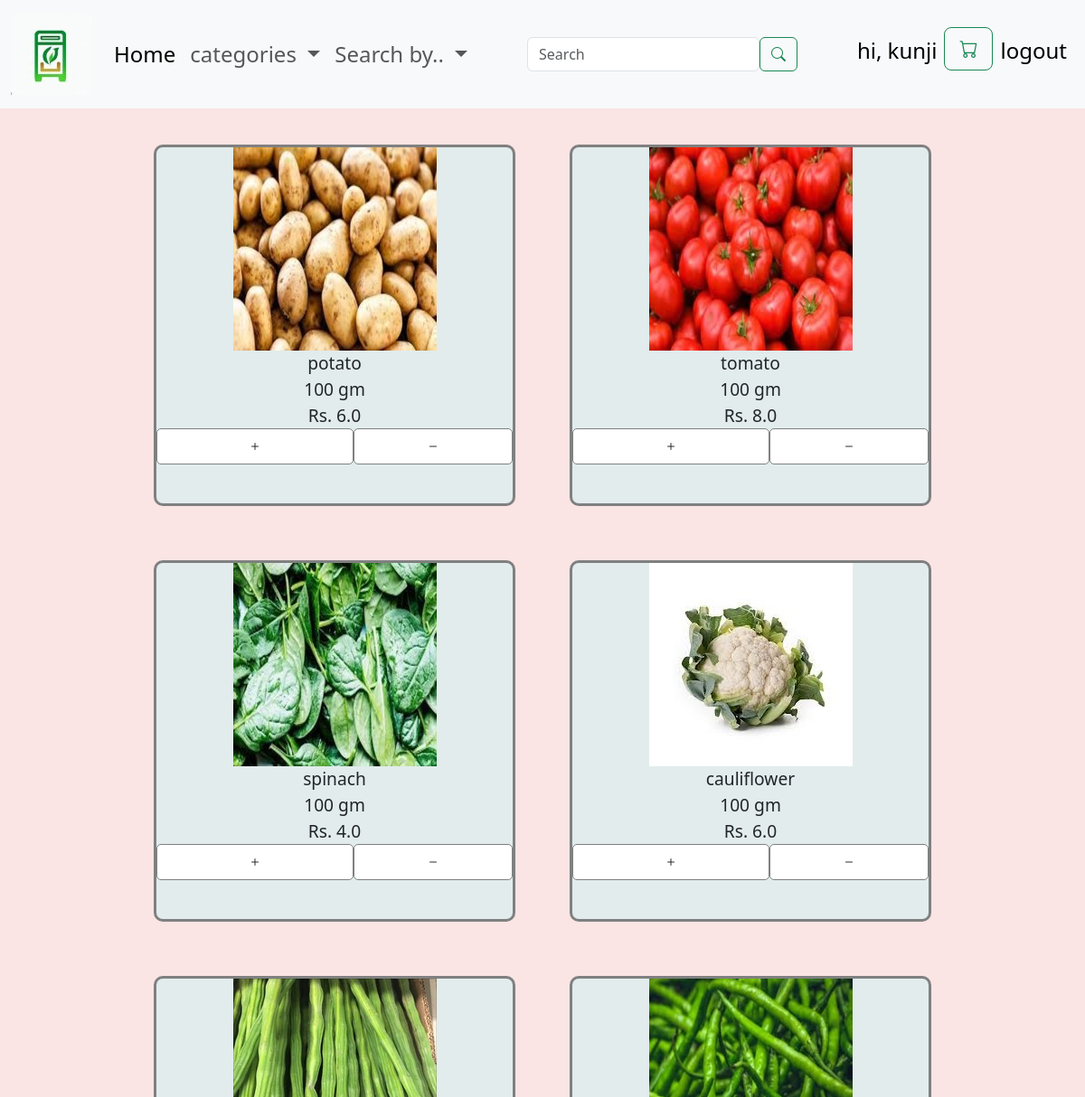
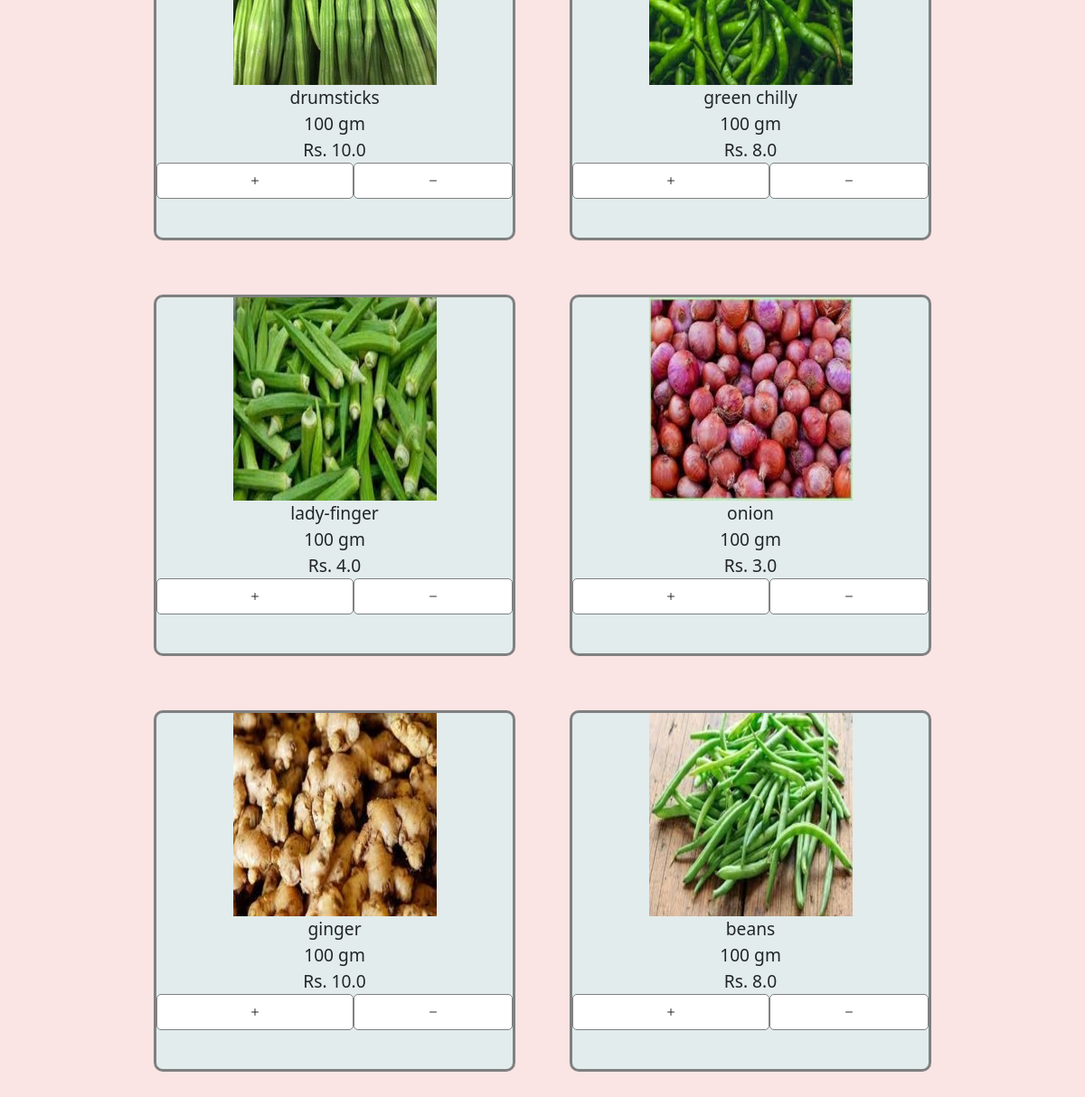
Page /fsearch?category=vegetables (signed in) on the committed database (2 pictures, top to bottom).
### application/models.py (models this page shows, shortened)
class user(db.Model,UserMixin):
    id=db.Column(db.Integer(),primary_key=True)
    uname=db.Column(db.String(length=30),nullable=False,unique=True)
    pswdhash=db.Column(db.String(length=60),nullable=False)
    role=db.Column(db.String(length=10),nullable=False,default='User')
    cart = db.relationship('Cart', backref='user', lazy=True)
    @property
    def password(self):
        return self.password

class prod(db.Model):
    id=db.Column(db.Integer(),primary_key=True)
    catid = db.Column(db.Integer(), db.ForeignKey('cat.id',name='fkpc'), nullable=False)
    pname=db.Column(db.String(length=30),nullable=False,unique=True)
    price = db.Column(db.Float, nullable=False)
    unit=db.Column(db.String(length=15),nullable=False)
    qty=db.Column(db.Integer(),nullable=False,default=0)
    stock=db.Column(db.Integer(),nullable=False,default=20)
    sold=db.Column(db.Integer(),nullable=False)

### application/controllers.py (the view, shortened to what this page needs)
@login_required
@app.route('/fsearch',methods=['GET','POST'])
def fsearch():
    d={}
    for i in current_user.cart:
        d[i.Pid]=i.no
    fp = prod.query.all()
    cats=cat.query.all()
    m=False
    product=request.args.get('search')
    if product:
        query = "%"+product+"%"
        fp=prod.query.filter(prod.pname.like(query)).all()
        return render_template('fsearch.html',products=fp)
    category = request.args.get('category')
    price = request.args.get('price')
    expiry = request.args.get('expiry')
    fp = prod.query.all()
    cats=cat.query.all()
    m=False
    if category:
        category="%"+category+"%"
        cate=cat.query.filter(cat.cname.like(category)).first()
        if cate:
            cid=cate.id
            fp = prod.query.filter(prod.catid==cid)
            m=True
        else:
            return render_template('fsearch.html',products=None)
    if expiry:
        fp = [p for p in fp if p.expiry<=expiry]
        m=True
    if not m:
        return render_template('fsearch.html',products=None)
    return render_template('fsearch.html', products=fp,cate=cats,d=d)

### application/models.py (called while the page is built)
@login_manager.user_loader
def load_user(user_id):
    return user.query.get(int(user_id))

### templates/fsearch.html (shortened to what this page needs)
{%extends 'base.html'%}
{%block content%}
<div class="blockcontent">
{%if products%}
<div class="fscont">
{%for j in products%}
<div class="prod">
<div class="pic"><img src="{{ url_for('static', filename='images/prod/'+ j.pname+'.jpeg') }}" alt="product img"></div>
<div class="name">{{j.pname}}</div>
<div class="paq">
    {{j.qty}}
    {{j.unit}}
</div>
<div class="price">Rs. {{j.price}}</div>
{%if j.stock>0%}
<div class="atc">
    <div class="button1">
    <form action="{{ url_for('modifycart', prodid=j.id) }}" method="post">
        <button class="btn" type="submit" name="action" value="add">
            <i class="bi bi-plus"></i>
        </button>
    </form>
    </div>
    <div class="button2">
    <form action="{{ url_for('modifycart', prodid=j.id) }}" method="post">
        <button class="btn" type="submit" name="action" value="remove">
            <i class="bi bi-dash"></i>
        </button>
    </form>
    </div>
</div>
{%else%}
<div class="oof"><strong>out of stock!</strong></div>
{%endif%}
</div>
{%endfor%}
</div>
{%else%}
<span><b>Sorry,No such product :/<b></span>
{%endif%}
</div>
{%endblock%}

### templates/base.html (shortened to what this page needs)
<!doctype html>
<html lang="en">
   <head>
      <link href="https://cdn.jsdelivr.net/npm/bootstrap@5.3.1/dist/css/bootstrap.min.css" rel="stylesheet">
      <link href="https://cdn.jsdelivr.net/npm/bootstrap-icons@1.10.5/font/bootstrap-icons.min.css" rel="stylesheet">
      <link rel="stylesheet" href="static/css/hp.css">
      <link rel="stylesheet" href="static/css/fs.css">
      <link rel="stylesheet" href="static/css/base.css">
      <link rel="stylesheet" href="static/css/cart.css">
   </head>
   <body>
      <nav class="navbar navbar-expand-md bg-body-tertiary">
        <div class="container-fluid">
          <a class="navbar-brand" href="#"><img src="{{ url_for('static', filename='images/logo/small.jpg') }}" alt="logo"> </a>
          <div class="collapse navbar-collapse" id="navbarSupportedContent">
            <ul class="navbar-nav mb-2 mb-lg-0">
              <li class="nav-item">
                <a class="nav-link active" aria-current="page" href="{{url_for('hp')}}">Home</a>
              </li>
              <li class="nav-item dropdown">
                <a class="nav-link dropdown-toggle" href="#" role="button" data-bs-toggle="dropdown" aria-expanded="false">
                    categories
                </a>
              </li>
              <li class="nav-item dropdown">
                <a class="nav-link dropdown-toggle" href="#" role="button" data-bs-toggle="dropdown" aria-expanded="false">
                  Search by..
                </a>
              </li>
            </ul>
            <ul class="navbar-nav mx-auto">
              <li class="nav-item">
                  <form class="d-flex" role="search" action="/fsearch" method="GET">
                      <input class="form-control" style="max-width: 700px;" type="search" name="search" placeholder="Search" aria-label="Search">
                      <button class="btn btn-outline-success" type="submit">
                          <i class="bi bi-search"></i>
                      </button>
                  </form>
              </li>
             </ul>
            <ul class="navbar-nav mb-2 navright">
            <li class="nav-item ">
              <a class="nav-link active custom-link" aria-current="page" href="#">hi, {{current_user.uname}}</a>
            </li>
            <li class="nav-item">
            <a href="{{ url_for('cart') }}" class="btn btn-outline-success btn-lg">
            <i class="bi bi-cart bi-lg"></i>
            </a>
            </li>
            <li class="nav-item ">
                <a class="nav-link active custom-link" aria-current="page" href="{{ url_for('logout') }}">logout</a>
            </li>
          </ul>
          </div>
        </div>
      </nav>
            {%block content%}
            {% endblock %}
   </body>
</html>

### static/css/hp.css (style rules this page uses)
.blockcontent { margin-top: 60px; }
.hpcat .prod .atc .button1,.button2,.qty { border: 1px solid grey; background-color: rgb(255, 255, 255); flex-grow: 1; flex-basis: 0; border-radius: 5px; }

### static/css/fs.css (style rules this page uses)
.fscont { display: flex; flex-wrap: wrap; justify-content: center; }
.fscont .prod { border: 3px solid grey; margin: 30px; width: 400px; height: 400px; text-align: center; border-radius: 10px; background-color: rgb(226, 236, 236); font-size:larger; }
.fscont .prod .atc { display: flex; flex-wrap: wrap; }
.fscont .prod .atc .button1,.button2,.qty { border: 1px solid grey; background-color: rgb(255, 255, 255); flex-grow: 1; border-radius: 5px; }
.fscont button { width:100%; }

### static/css/base.css (style rules this page uses)
.navbar { position: fixed; top: 0; left: 0; width: 100%; padding: 10px 0; z-index: 9999; }
.nav-item { font-size:x-large; }
html { scroll-behavior: smooth; }

### templates/base.html (style rules this page uses)
body { background-color: rgb(250, 228, 228); }

### rows in the picture
user: uname "kunji"
prod: pname (picture), pname "potato", qty "100", unit "gm", price "6.0"
prod: pname (picture), pname "tomato", qty "100", unit "gm", price "8.0"
prod: pname (picture), pname "spinach", qty "100", unit "gm", price "4.0"
prod: pname (picture), pname "cauliflower", qty "100", unit "gm", price "6.0"
prod: pname (picture), pname "drumsticks", qty "100", unit "gm", price "10.0"
prod: pname (picture), pname "green chilly", qty "100", unit "gm", price "8.0"
prod: pname (picture), pname "lady-finger", qty "100", unit "gm", price "4.0"
prod: pname (picture), pname "onion", qty "100", unit "gm", price "3.0"
prod: pname (picture), pname "ginger", qty "100", unit "gm", price "10.0"
prod: pname (picture), pname "beans", qty "100", unit "gm", price "8.0"
